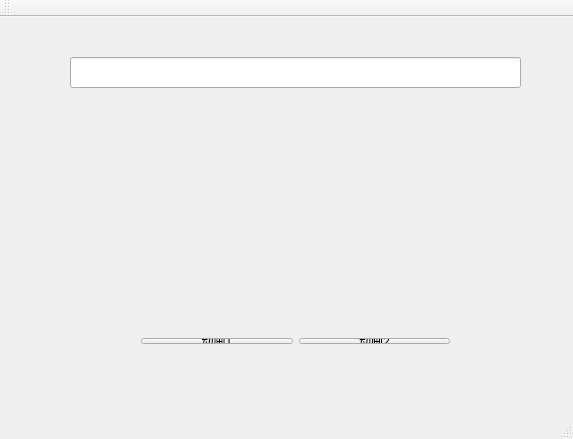
<?xml version="1.0" encoding="UTF-8"?>
<ui version="4.0">
 <class>MainWindow</class>
 <widget class="QMainWindow" name="MainWindow">
  <property name="geometry">
   <rect>
    <x>0</x>
    <y>0</y>
    <width>573</width>
    <height>439</height>
   </rect>
  </property>
  <property name="windowTitle">
   <string>通用弹窗提示</string>
  </property>
  <widget class="QWidget" name="centralWidget">
   <widget class="QLineEdit" name="lineEdit">
    <property name="geometry">
     <rect>
      <x>70</x>
      <y>40</y>
      <width>451</width>
      <height>31</height>
     </rect>
    </property>
   </widget>
   <widget class="QWidget" name="">
    <property name="geometry">
     <rect>
      <x>130</x>
      <y>310</y>
      <width>331</width>
      <height>28</height>
     </rect>
    </property>
    <layout class="QHBoxLayout" name="horizontalLayout">
     <item>
      <widget class="QPushButton" name="pushButton_2">
       <property name="text">
        <string>动画1</string>
       </property>
      </widget>
     </item>
     <item>
      <widget class="QPushButton" name="pushButton">
       <property name="text">
        <string>动画2</string>
       </property>
      </widget>
     </item>
    </layout>
   </widget>
  </widget>
  <widget class="QMenuBar" name="menuBar">
   <property name="geometry">
    <rect>
     <x>0</x>
     <y>0</y>
     <width>573</width>
     <height>24</height>
    </rect>
   </property>
  </widget>
  <widget class="QToolBar" name="mainToolBar">
   <attribute name="toolBarArea">
    <enum>TopToolBarArea</enum>
   </attribute>
   <attribute name="toolBarBreak">
    <bool>false</bool>
   </attribute>
  </widget>
  <widget class="QStatusBar" name="statusBar"/>
 </widget>
 <layoutdefault spacing="6" margin="11"/>
 <resources/>
 <connections/>
</ui>
